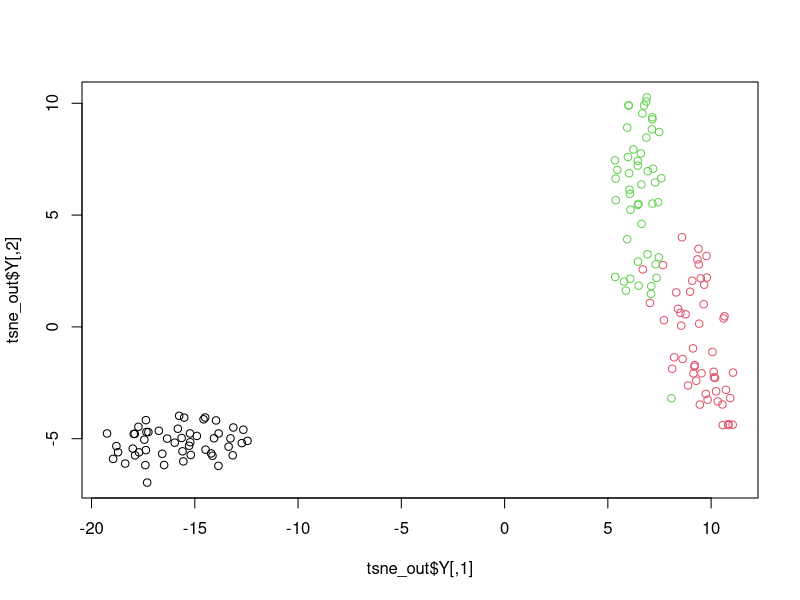
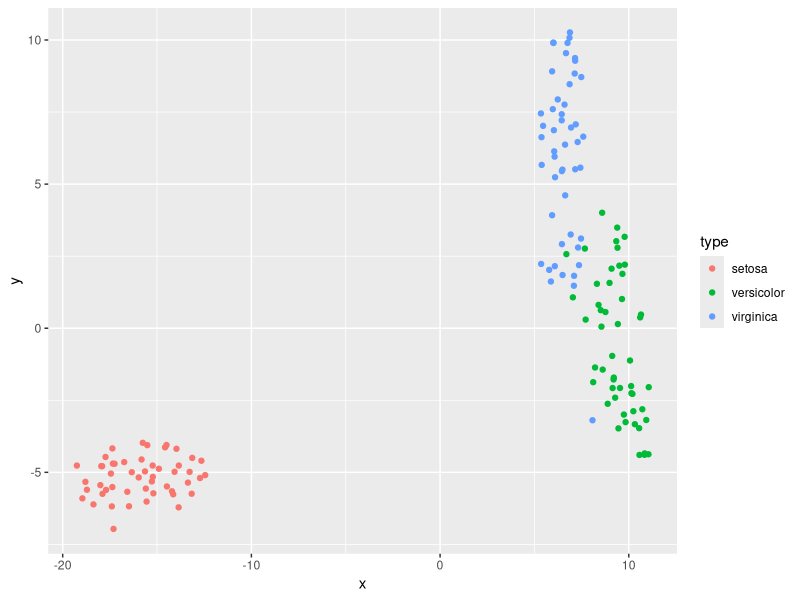
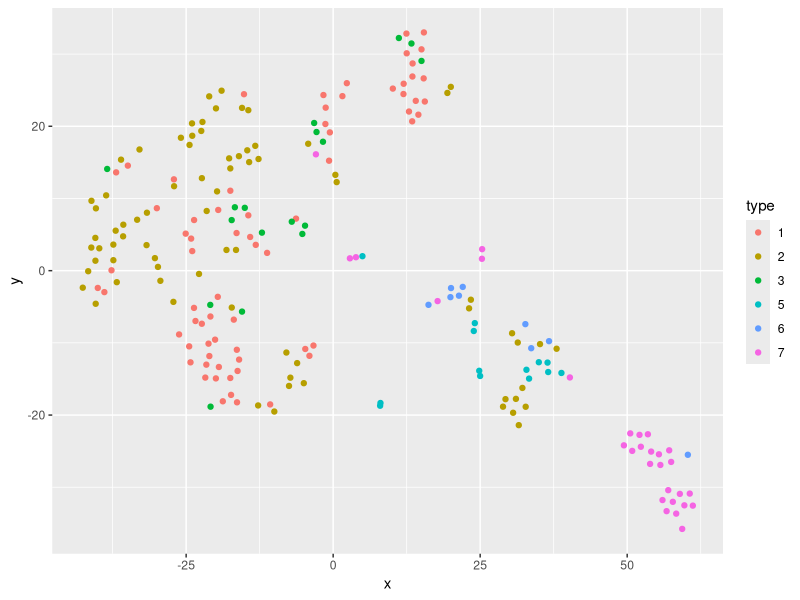

Source code (R) for these figures, in order:
## ---- chunk 1
# | cache: true
library(mlbench)
library(tidyverse)
library("Rtsne")

iris_unique <- unique(iris) # Remove duplicates
iris_matrix <- as.matrix(iris_unique[,1:4])

set.seed(42) # Set a seed if you want reproducible results

tsne_out <- Rtsne(iris_matrix) # Run TSNE

# ?Rtsne

# Base R: Show the objects in the 2D tsne representation
plot(tsne_out$Y,col=iris_unique$Species)

# ggplot:
df<-data.frame(x    = tsne_out$Y[,1],
               y    = tsne_out$Y[,2], 
               type = iris_unique$Species)

ggplot(data=df,aes(x=x,
                   y=y,
                   group=type,
                   color=type)) + 
  geom_point()


# From the mlbench package
data(Glass)
str(Glass)

# REmove duplicates
Glass<-Glass[!duplicated(Glass),]

summary(Glass$Type)


# Run the model
tsne_out <- Rtsne(Glass[,-10],
                  perplexity=12,
                  theta=0.0, 
                  max_iter = 3000) # Run TSNE

# Plot data
df<-data.frame(x    = tsne_out$Y[,1],
               y    = tsne_out$Y[,2], 
               type = Glass[,10])

ggplot(data=df,
       aes(x=x,
           y=y,
           group=type,
           color=type))+
  geom_point()
